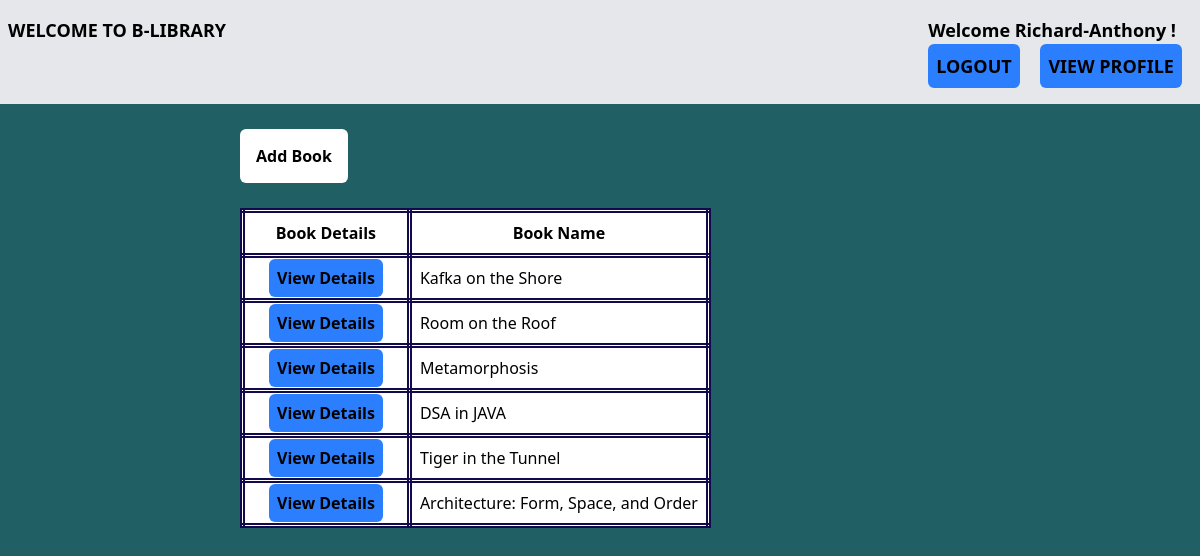
The page /Store/ (signed in) on the database its author committed.
### Store/models.py (models this page shows, shortened)
class Book(models.Model):
    book_name = models.CharField(max_length = 255)
    author = models.CharField(max_length = 255)
    publisher = models.CharField(max_length = 255)
    edition = models.IntegerField(default = 1)
    genre = models.CharField(max_length = 255)
    image = models.CharField(max_length = 255,default="https://encrypted-tbn0.gstatic.com/images?q=tbn:ANd9GcSNHV0HnZFjnPVeDJnh_jxfSaaxOJaazyc6Kw&s")
    added_by = models.ForeignKey(User,on_delete=models.CASCADE,default = 1)

### Store/views.py (the view)
# urls.py: path('',views.IndexClassView.as_view(),name='index2'),
class IndexClassView(ListView):
    model = Book
    template_name = "Store/index.html"
    context_object_name = 'book_list'

### Store/templates/Store/index.html (shortened to what this page needs)
{% extends 'Store/base.html' %}
{% block body %}
<div class="flex justify-between px-50 py-10">
<div>
<a  class=" bg-white font-semibold px-4 py-4 m-10 rounded-md" href="{% url 'Store:add_book' %}">Add Book</a>
<br/>
<table class="m-10">
<tr><th>Book Details</th><th>Book Name</th></tr>
{% for book in book_list %}
<tr>
    <td>
    <a class=" bg-blue-500 font-semibold px-2 py-2 m-4 rounded-md" href="{% url 'Store:details' book.id %}">View Details</a>
    </td>
    <td>{{book.book_name}}</td>
</tr>
{% endfor %}
</table>
</div>
</div>
{% endblock %}

### Store/templates/Store/base.html (shortened to what this page needs)
{% load static %}
<!DOCTYPE html>
<html lang="en">
<head>
    <script src="https://cdn.jsdelivr.net/npm/@tailwindcss/browser@4"></script>
    <link rel="stylesheet" href="{% static 'Store/style.css' %}" >
</head>
<body>
    <nav class="bg-gray-200">
        <div class="flex justify-between text-lg font-semibold px-2 py-4 ">
        <h1 class="font-bold text-lg">WELCOME TO B-LIBRARY</h1>
        <div class="space-x-4">
            {% if user.is_authenticated %}
                <h3>Welcome {{user.username}} !</h3>
                <button class="bg-blue-500 font-semibold py-2 px-2 rounded-md"><a href="{% url 'Users:logout' %}">LOGOUT</a></button>
                <button class="bg-blue-500 font-semibold py-2 px-2 rounded-md"><a href="{% url 'Users:profile' %}">VIEW PROFILE</a></button>
            {% else %}
                <button class="bg-blue-500 font-semibold py-2 px-2 rounded-md"><a href="{% url 'Users:login' %}">LOGIN TO CONTINUE</a></button>
                <button class="bg-blue-500 font-semibold py-2 px-2 rounded-md"><a href="{% url 'Users:register' %}">REGISTER</a></button>
                {% endif %}
        </div>
        </div>
    </nav>
    {% block body %}
    {% endblock %}
</body>
</html>

### Store/static/Store/style.css (style rules this page uses)
body { background-color:rgb(32, 95, 99); }
table, th, td { background-color: white; border: 5px double rgb(17, 10, 76); border-radius: 4px ; padding: 8px; }

### rows shown on the page
Book: book_name "Kafka on the Shore"
Book: book_name "Room on the Roof"
Book: book_name "Metamorphosis"
Book: book_name "DSA in JAVA"
Book: book_name "Tiger in the Tunnel"
Book: book_name "Architecture: Form, Space, and Order"

### other values the page prints
{{ user.username }} "Richard-Anthony"
